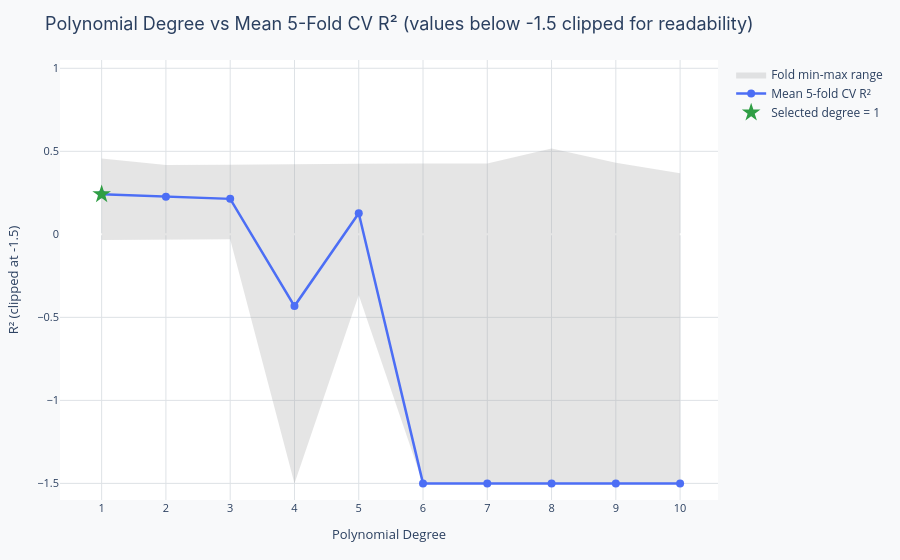

Here is the notebook cell this chart was saved with:
### Markdown cell above
---
## When to use it / When NOT to use it

| Use it when | Do NOT use it when |
|---|---|
| The scatter plot shows a clear curved relationship | You have many features (exponential feature growth makes it impractical) |
| You need an interpretable nonlinear model (degree 2 is still readable) | The relationship has many inflections (splines or tree-based models are better) |
| You want to stay in the linear model framework for speed and simplicity | You need to extrapolate beyond the training range |
| Degree 2 or 3 captures the curvature you see visually | You are already seeing overfitting at degree 2 (insufficient data for nonlinearity) |
| You are building interaction features deliberately | Your priority is automatic feature selection (use Lasso instead) |

### Code cell
from sklearn.model_selection import KFold

np.random.seed(42)
housing = fetch_california_housing(as_frame=True)
_x_all = housing.data["MedInc"].values
_y_all = housing.target.values
# Same n=100 subsample rationale as the widgets above: enough rows to be a real
# demo, few enough that a high-degree single-feature polynomial can actually overfit.
_idx = np.random.RandomState(42).choice(len(_x_all), 100, replace=False)
x, y = _x_all[_idx], _y_all[_idx]

# Held out ONCE, untouched until the very end — this is what makes the final
# number trustworthy instead of optimistic.
x_pool, x_test, y_pool, y_test = train_test_split(x, y, test_size=0.2, random_state=42)

degrees = list(range(1, 11))
kf = KFold(n_splits=5, shuffle=True, random_state=42)
cv_means, cv_mins, cv_maxs = [], [], []

for d in degrees:
    pipe = Pipeline([
        ("poly", PolynomialFeatures(degree=d, include_bias=False)),
        ("sc", StandardScaler()),
        ("lr", LinearRegression()),
    ])
    scores = cross_val_score(pipe, x_pool.reshape(-1, 1), y_pool, cv=kf, scoring="r2")
    cv_means.append(scores.mean())
    cv_mins.append(scores.min())
    cv_maxs.append(scores.max())

best_d = degrees[int(np.argmax(cv_means))]

# Refit on the FULL cv pool at the selected degree, evaluate ONCE on the held-out test set
final_pipe = Pipeline([
    ("poly", PolynomialFeatures(degree=best_d, include_bias=False)),
    ("sc", StandardScaler()),
    ("lr", LinearRegression()),
])
final_pipe.fit(x_pool.reshape(-1, 1), y_pool)
test_r2 = r2_score(y_test, final_pipe.predict(x_test.reshape(-1, 1)))

print(f"Best degree by mean 5-fold CV R²: {best_d}  (CV R² = {cv_means[best_d - 1]:.3f})")
print(f"Held-out test R² at degree {best_d}: {test_r2:.3f}")
print()
print("The test set was never touched during degree selection - this is the number")
print("that actually reflects how the model will perform on new data.")

_floor = -1.5
plot_means = [max(m, _floor) for m in cv_means]
plot_mins  = [max(m, _floor) for m in cv_mins]
plot_maxs  = [max(m, _floor) for m in cv_maxs]

fig = go.Figure(data=[
    go.Scatter(
        x=degrees + degrees[::-1],
        y=plot_maxs + plot_mins[::-1],
        fill="toself", fillcolor="rgba(150,150,150,0.25)",
        line=dict(color="rgba(255,255,255,0)"),
        name="Fold min-max range",
    ),
    go.Scatter(
        x=degrees, y=plot_means, mode="lines+markers",
        line=dict(color=PALETTE["primary"], width=2.5), marker=dict(size=8),
        name="Mean 5-fold CV R²",
    ),
    go.Scatter(
        x=[best_d], y=[plot_means[best_d - 1]], mode="markers",
        marker=dict(color=PALETTE["accent"], size=14, symbol="star"),
        name=f"Selected degree = {best_d}",
    ),
], layout=base_layout(
    title="Polynomial Degree vs Mean 5-Fold CV R² (values below -1.5 clipped for readability)",
    xaxis_title="Polynomial Degree",
    yaxis_title="R² (clipped at -1.5)",
))
fig.update_layout(xaxis=dict(tickmode="linear", dtick=1), yaxis=dict(range=[-1.6, 1.05]))
fig.show()

### Figure 1 — Plotly figure (JSON) as saved in the notebook; plotly's stock layout.template omitted (floating-point values rounded to 4 significant figures)
{"data": [{"fill": "toself", "fillcolor": "rgba(150,150,150,0.25)", "line": {"color": "rgba(255,255,255,0)"}, "name": "Fold min-max range", "type": "scatter", "x": [1, 2, 3, 4, 5, 6, 7, 8, 9, 10, 10, 9, 8, 7, 6, 5, 4, 3, 2, 1], "y": [0.4571, 0.4176, 0.4192, 0.4238, 0.4251, 0.4268, 0.4265, 0.5177, 0.4314, 0.3677, -1.5, -1.5, -1.5, -1.5, -1.5, -0.365, -1.5, -0.02915, -0.02993, -0.03441]}, {"line": {"color": "#4C6EF5", "width": 2.5}, "marker": {"size": 8}, "mode": "lines+markers", "name": "Mean 5-fold CV R²", "type": "scatter", "x": [1, 2, 3, 4, 5, 6, 7, 8, 9, 10], "y": [0.2417, 0.2271, 0.2136, -0.4321, 0.1275, -1.5, -1.5, -1.5, -1.5, -1.5]}, {"marker": {"color": "#2F9E44", "size": 14, "symbol": "star"}, "mode": "markers", "name": "Selected degree = 1", "type": "scatter", "x": [1], "y": [0.2417]}], "layout": {"legend": {"font": {"size": 12}}, "margin": {"b": 60, "l": 60, "r": 30, "t": 60}, "paper_bgcolor": "#F8F9FA", "plot_bgcolor": "#FFFFFF", "title": {"font": {"family": "Inter, Arial, sans-serif", "size": 18}, "text": "Polynomial Degree vs Mean 5-Fold CV R² (values below -1.5 clipped for readability)"}, "xaxis": {"dtick": 1, "gridcolor": "#DEE2E6", "tickfont": {"size": 11}, "tickmode": "linear", "title": {"font": {"size": 13}, "text": "Polynomial Degree"}}, "yaxis": {"gridcolor": "#DEE2E6", "range": [-1.6, 1.05], "tickfont": {"size": 11}, "title": {"font": {"size": 13}, "text": "R² (clipped at -1.5)"}}}}
